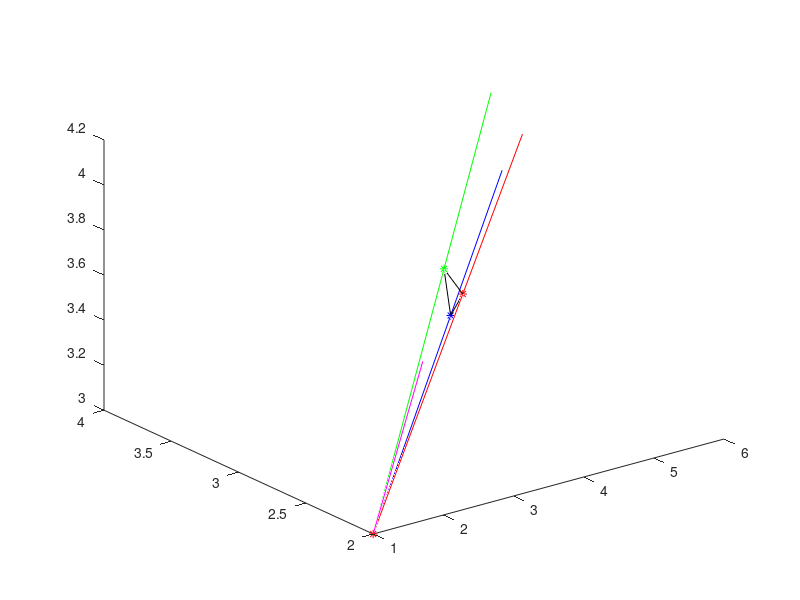

MATLAB code to generate this figure: (Note: this script raises an error after producing the figure.)
% computation of power (in watt) through triagle, perpendicular on triple
% ray, version with explicit computation at distance mu (line 61)
% results do not depend on mu

clear all
close all

r1=[1,2,3]; % arbitrary position of the transducer
n1=[1,0,1]; % arbitrary normal on transducer = direction of beam
n1=n1/norm(n1); % normalized n1


v1=[1.4,0.4,0.3]; % carrier ray direction
v1=v1/norm(v1); % normalized v1
 
% check if v1 does not fire backwards:
cosphi=v1*n1';
phi=acos(cosphi);
phi_degrees=phi/pi*180;
fprintf('phi= %6.2f deg\n',phi_degrees);
if cosphi<0
    error('ray direction is backwards');
end;   

% generate two other rays
b2=cross(v1,[1,0,0]); % [1,0,0] =arbitrary vector, not parallel to v1
b3=cross(v1,b2);
b2=b2/norm(b2);
b3=b3/norm(b3);
% b2 and b2 are perpendicular to each other and to v1
gamma=0.05; % angle between v1 and v2 and between v1 and v3
fprintf('angle between rays and carrier ray: gamma = %8.3e deg\n', gamma/pi*180)
% gamma must be much smaller when using in ray tracer,
% but then you cannot see anything anymore on the plots
v2=cos(gamma)*v1 + sin(gamma)*b2;
v3=cos(gamma)*v1 + sin(gamma)*b3;
% v1, v2  and v3 form the triple ray

% plot triple ray
lambda=5; % length to plot
u1=r1+lambda*v1;
u2=r1+lambda*v2;
u3=r1+lambda*v3;
figure
plot3(r1(1),r1(2),r1(3),'*r');% plot position of tranducer 
hold on;

% plot normal on transducer over distance beta
beta=1;
plot3([r1(1),r1(1)+beta*n1(1)],[r1(2),r1(2)+beta*n1(2)],[r1(3),r1(3)+beta*n1(3)],'-m')

% plot the three rays, carrier ray in red:
xyz=[r1;u1];
xx1=xyz(:,1); yy1=xyz(:,2); zz1=xyz(:,3);
xyz=[r1;u2];
xx2=xyz(:,1); yy2=xyz(:,2); zz2=xyz(:,3);
xyz=[r1;u3];
xx3=xyz(:,1); yy3=xyz(:,2); zz3=xyz(:,3);
plot3(xx1,yy1,zz1,'-r',xx2,yy2,zz2,'-b',xx3,yy3,zz3,'-g');


% take a point at ditance mu from transducer element on the carrier ray
mu=3; % ditance P1 to transducer
P1=r1+mu*v1; % point on carrier ray with distance lambda to transducer element
% compute points P2 and P3 where the other two rays pass through the plane that is
% perpendicular to the carrier ray in P1
% find P2=r1+ mu2*v2 such that P2-P1 is perpendicular to v1
% so (P2-P1)*v1'=0, hence (r1+mu2*v1-P1)*v1'=0 
mu2= ( (P1-r1)*v1' ) /( v2*v1');
P2= r1+mu2*v2;
% same for third ray:
mu3= ( (P1-r1)*v1' ) /( v3*v1');
P3= r1+mu3*v3;

% plot the three points P1,P2,P3
plot3(P1(1),P1(2),P1(3),'*r');
plot3(P2(1),P2(2),P2(3),'*b');
plot3(P3(1),P3(2),P3(3),'*g');
% plot triangle
PP=[P1;P2;P3;P1];
plot3(PP(:,1),PP(:,2),PP(:,3),'-k');

% compute area of triangle
d12=norm(P1-P2); d13=norm(P1-P3); d23=norm(P2-P3);
s=(d12+d13+d23)/2;
% Heron's formula
Atriangle=sqrt(s*(s-d12)*(s-d13)*(s-d23));
fprintf('the area of the triangle at distance %7.2f is %10.5e \n',mu,Atriangle);

% compute intensity using far field approx,\
% parameters may be changed
RequiredTotalPower=1; % Watt
fprintf('RequiredTotalPower: %5.1f watt\n',RequiredTotalPower);
Radius = 0.002;% m
Atrd=pi*Radius^2; % transducer area
velocity=15.37*100; % speed of sound in gel, in: m/s
freq = 1.2e6; % Hz;
k= 2*pi*freq/velocity; % wave number
density=1040; % gel, density in kg/m^3
Zacous = density*velocity;
fprintf('Trans elementRadius= %7.4f m, wave length lambda= %9.6f m\n',Radius,2*pi/k);
S0=ComputeS0(Radius,k,Zacous,RequiredTotalPower);

% far field approx in P1 (distance mu to transducer element
% pressure p(mu, phi) = Atrd S0 exp(i k mu)/(2 pi mu)  D(theta) with:
% Atrd= transducer area=pi Radius^2 
% D(theta)= 2 J1(Radius*k sin(phi)) / (Radius*k*sin(phi))
% J1=Besselfunction, n=1
% intensity in P1: I = |p|^2/(2*Z)
ka=k*Radius;
D=(2*besselj(1,ka*sin(phi))/(ka*sin(phi)));
I= Atrd^2*S0^2/(8*pi^2*mu^2*Zacous)*D^2; % intensity at P1
Pow=I*Atriangle; % power going through the triangle
fprintf('at distance %7.2f is the power through the triangle %10.5e\n',mu,Pow);

xlabel('x'); ylabel('y'); zlabel('z');
disp('done');

function S0=ComputeS0(Radius,k,Z,RequiredPower)
   % R=transd element radius, k=wave number=2 pi/lambda
   % Z= acoustic impedance, 
   % computes S0 such that flat transducer element generates RequiredPower
   % pressure field of this element (far field approx):
   % p(r, theta) = A S0 exp(i k r)/(2 pi r)  D(theta) with:
   % A= area=pi Radius^2
   % D(theta)= 2 J1(Radius*k sin(theta)) / (Radius*k*sin(theta))
   % D = directivity = determines pressure field in direction theta
   % J1=Besselfunction, n=1
   ka=Radius*k;
   A= pi*Radius^2;
   f=@(theta) sin(theta).*(2*besselj(1,ka*sin(theta))./(ka*sin(theta))).^2;
   Int=quad(f,0.00000001,pi/2); 
   S0= sqrt(4*pi*Z*RequiredPower/Int)/A;
   % done
end


